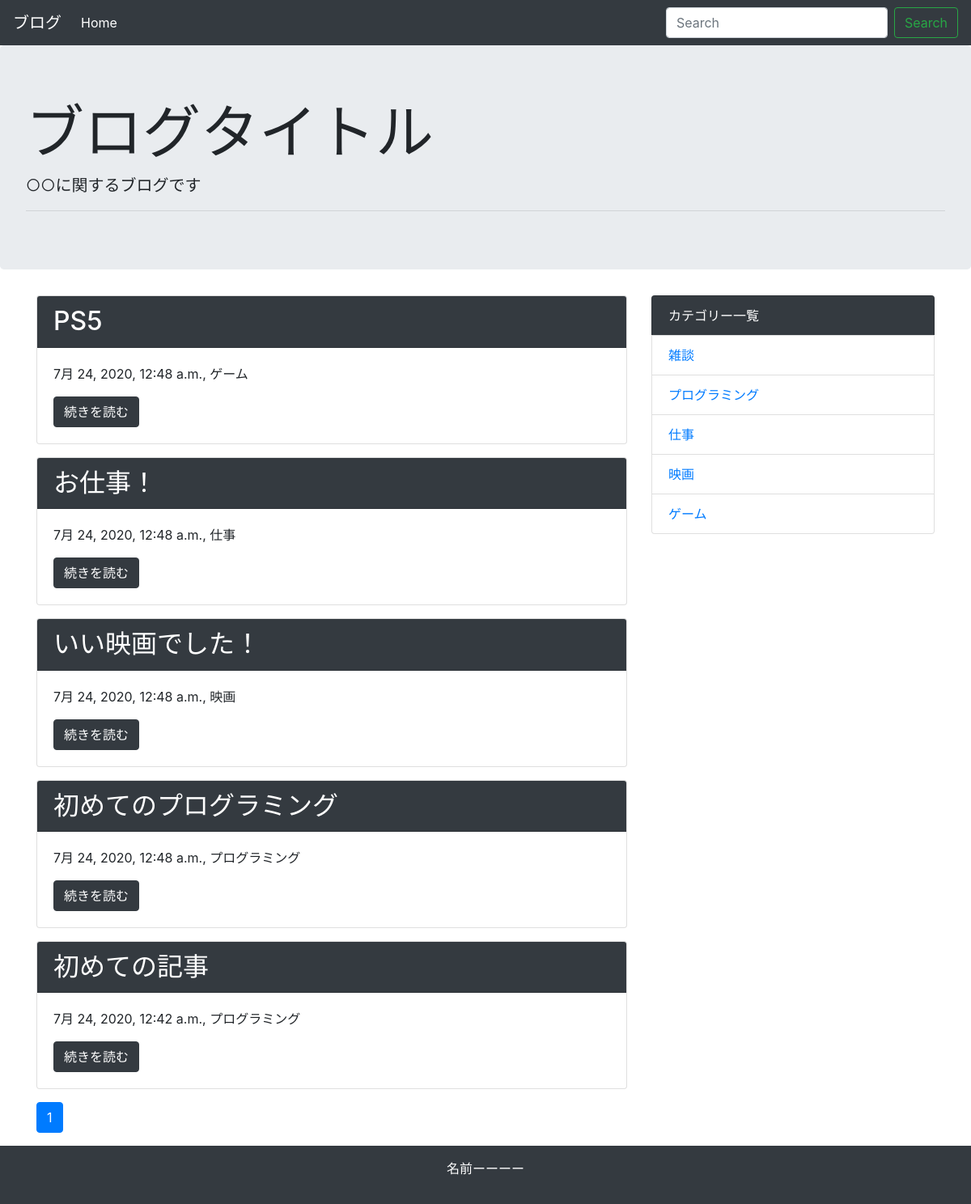
The page / on the database its author committed.
### blog/models.py (models this page shows, shortened)
class Post(models.Model):
    title = models.CharField('タイトル', max_length=30)
    text = models.TextField('本文')
    created_at = models.DateTimeField('作成日', default=timezone.now)
    category = models.ForeignKey(Category, verbose_name='カテゴリ',
                                 on_delete=models.PROTECT)

class Category(models.Model):
    name = models.CharField('カテゴリ名', max_length=255)
    created_at = models.DateTimeField('作成日', default=timezone.now)
    def __str__(self):
        return self.name

### blog/views.py (the view)
# urls.py: path('', views.IndexView.as_view(), name='index'),
class IndexView(generic.ListView):
    model = Post
    paginate_by = 7
    def get_queryset(self):
        queryset = Post.objects.order_by('-created_at')
        keyword = self.request.GET.get('keyword')
        if keyword:
            queryset = queryset.filter(
                Q(title__icontains=keyword) | Q(text__icontains=keyword))
        return queryset

### blog/context_processors.py (called while the page is built)
def common(request):
    context = {
        'category_list': Category.objects.all()
    }
    return context

### blog/templatetags/mytag.py (called while the page is built)
@register.simple_tag
def url_replace(request, field, value):
    url_dict = request.GET.copy()
    url_dict[field] = value
    return url_dict.urlencode()

### blog/templates/blog/post_list.html
{% extends 'blog/base.html' %}
{% block content %}
    {% for post in post_list %}
        <div class="card mb-3">
            <h2 class="card-header bg-dark text-white">{{ post.title }}</h2>
            <div class="card-body">
                <p>{{ post.created_at }}, {{ post.category }}</p>
                <a href="{% url 'blog:detail' post.pk %}" class="btn btn-dark">続きを読む</a>
            </div>
        </div>
    {% endfor %}
    {% include 'blog/page.html' %}
{% endblock %}

### blog/templates/blog/base.html (shortened to what this page needs)
<!doctype html>
<html lang="ja">
<head>
    <link rel="stylesheet"
          href="https://maxcdn.bootstrapcdn.com/bootstrap/4.0.0-beta.2/css/bootstrap.min.css"
>
</head>
<body>
<nav class="navbar navbar-expand-lg navbar-dark bg-dark">
    <a class="navbar-brand" href="#">ブログ</a>
    <div class="collapse navbar-collapse" id="navbarSupportedContent">
        <ul class="navbar-nav mr-auto">
            <li class="nav-item active">
                <a class="nav-link" href="{% url 'blog:index' %}">Home </a>
            </li>
        </ul>
        <form class="form-inline my-2 my-lg-0" method="GET"
              action="{% url 'blog:index' %}">
            <input class="form-control mr-sm-2" type="text" placeholder="Search"
                   aria-label="Search" name="keyword">
            <button class="btn btn-outline-success my-2 my-sm-0" type="submit">
                Search
            </button>
        </form>
    </div>
</nav>
<div class="jumbotron">
    <h1 class="display-3">ブログタイトル</h1>
    <p class="lead">○○に関するブログです</p>
    <hr class="my-2">
</div>
<div class="container">
    <div class="row">
        <div class="col-md-8">
            {% block content %}
            {% endblock %}
        </div>
        <div class="col-md-4">
            <ul class="list-group">
                <li class="list-group-item bg-dark text-white">カテゴリー一覧</li>
                {% for category in category_list %}
                    <li class="list-group-item"><a
                            href="{% url 'blog:category' category.pk %}"> {{ category }}</a>
                    </li>
                {% endfor %}
            </ul>
        </div>
    </div>
</div>
<footer class="bg-dark text-white text-center py-3">
    <p>名前ーーーー</p>
</footer>
</body>
</html>

### rows shown on the page
Post: title "PS5", created_at "7月 24, 2020, 12:48 a.m.", category "ゲーム"
Post: title "お仕事！", created_at "7月 24, 2020, 12:48 a.m.", category "仕事"
Post: title "いい映画でした！", created_at "7月 24, 2020, 12:48 a.m.", category "映画"
Post: title "初めてのプログラミング", created_at "7月 24, 2020, 12:48 a.m.", category "プログラミング"
Post: title "初めての記事", created_at "7月 24, 2020, 12:42 a.m.", category "プログラミング"
Category: name "雑談"
Category: name "プログラミング"
Category: name "仕事"
Category: name "映画"
Category: name "ゲーム"

### other values the page prints
{{ link_page }} "1"
